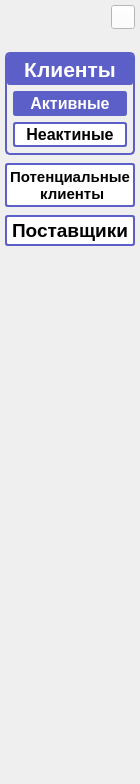
     <widget class="QWidget" name="widget" native="true">
      <property name="sizePolicy">
       <sizepolicy hsizetype="Expanding" vsizetype="Expanding">
        <horstretch>0</horstretch>
        <verstretch>0</verstretch>
       </sizepolicy>
      </property>
      <property name="minimumSize">
       <size>
        <width>140</width>
        <height>600</height>
       </size>
      </property>
      <property name="maximumSize">
       <size>
        <width>140</width>
        <height>16777215</height>
       </size>
      </property>
      <property name="styleSheet">
       <string notr="true">#widget{
background-color:rgba(235, 235, 235,1.0);
border-right:10px solid black;
border-color:qlineargradient(spread:pad, x1:0, y1:0, x2:1, y2:0, stop:0 rgba(235, 235, 235, 1.0), stop:1 rgba(217, 217, 217, 1.0));
}</string>
      </property>
      <layout class="QVBoxLayout" name="verticalLayout_37">
       <property name="spacing">
        <number>8</number>
       </property>
       <property name="leftMargin">
        <number>5</number>
       </property>
       <property name="topMargin">
        <number>5</number>
       </property>
       <property name="rightMargin">
        <number>5</number>
       </property>
       <property name="bottomMargin">
        <number>0</number>
       </property>
       <item>
        <layout class="QHBoxLayout" name="horizontalLayout_26">
         <item>
          <spacer name="horizontalSpacer_23">
           <property name="orientation">
            <enum>Qt::Horizontal</enum>
           </property>
           <property name="sizeHint" stdset="0">
            <size>
             <width>0</width>
             <height>20</height>
            </size>
           </property>
          </spacer>
         </item>
         <item>
          <widget class="QPushButton" name="pushButton_MainMenu">
           <property name="sizePolicy">
            <sizepolicy hsizetype="Fixed" vsizetype="Fixed">
             <horstretch>0</horstretch>
             <verstretch>0</verstretch>
            </sizepolicy>
           </property>
           <property name="minimumSize">
            <size>
             <width>24</width>
             <height>24</height>
            </size>
           </property>
           <property name="maximumSize">
            <size>
             <width>24</width>
             <height>24</height>
            </size>
           </property>
           <property name="styleSheet">
            <string notr="true">color:black;
background-color:white;</string>
           </property>
           <property name="text">
            <string/>
           </property>
           <property name="icon">
            <iconset resource="recources.qrc">
             <normaloff>:/images/images/arrow_left.png</normaloff>:/images/images/arrow_left.png</iconset>
           </property>
          </widget>
         </item>
        </layout>
       </item>
       <item>
        <spacer name="verticalSpacer_30">
         <property name="orientation">
          <enum>Qt::Vertical</enum>
         </property>
         <property name="sizeType">
          <enum>QSizePolicy::Fixed</enum>
         </property>
         <property name="sizeHint" stdset="0">
          <size>
           <width>20</width>
           <height>15</height>
          </size>
         </property>
        </spacer>
       </item>
       <item>
        <widget class="QFrame" name="frame_2">
         <property name="minimumSize">
          <size>
           <width>0</width>
           <height>0</height>
          </size>
         </property>
         <property name="styleSheet">
          <string notr="true">border: 2px solid rgb(91,95,199);
border-radius:5px;</string>
         </property>
         <property name="frameShape">
          <enum>QFrame::StyledPanel</enum>
         </property>
         <property name="frameShadow">
          <enum>QFrame::Raised</enum>
         </property>
         <layout class="QVBoxLayout" name="verticalLayout_45">
          <property name="spacing">
           <number>6</number>
          </property>
          <property name="leftMargin">
           <number>0</number>
          </property>
          <property name="topMargin">
           <number>0</number>
          </property>
          <property name="rightMargin">
           <number>0</number>
          </property>
          <property name="bottomMargin">
           <number>6</number>
          </property>
          <item>
           <widget class="QPushButton" name="pushButton_clients">
            <property name="sizePolicy">
             <sizepolicy hsizetype="Expanding" vsizetype="Fixed">
              <horstretch>0</horstretch>
              <verstretch>0</verstretch>
             </sizepolicy>
            </property>
            <property name="minimumSize">
             <size>
              <width>0</width>
              <height>31</height>
             </size>
            </property>
            <property name="font">
             <font>
              <pointsize>16</pointsize>
              <bold>true</bold>
             </font>
            </property>
            <property name="styleSheet">
             <string notr="true">QPushButton{color:white;
background-color:rgb(91,95,199);
border: 2px solid rgb(91,95,199);
border-radius:3px;
}

QPushButton:hover{ 
color:white;
background-color:rgb(68,71,145);
border: 2px solid rgb(91,95,199);
border-radius:3px;
}</string>
            </property>
            <property name="text">
             <string>Клиенты</string>
            </property>
           </widget>
          </item>
          <item>
           <layout class="QHBoxLayout" name="horizontalLayout_47">
            <property name="spacing">
             <number>0</number>
            </property>
            <property name="leftMargin">
             <number>6</number>
            </property>
            <property name="rightMargin">
             <number>6</number>
            </property>
            <item>
             <widget class="QPushButton" name="pushButton_activeClients">
              <property name="minimumSize">
               <size>
                <width>0</width>
                <height>25</height>
               </size>
              </property>
              <property name="maximumSize">
               <size>
                <width>16777215</width>
                <height>16777215</height>
               </size>
              </property>
              <property name="font">
               <font>
                <pointsize>12</pointsize>
                <bold>true</bold>
               </font>
              </property>
              <property name="layoutDirection">
               <enum>Qt::LeftToRight</enum>
              </property>
              <property name="styleSheet">
               <string notr="true">QPushButton{color:white;
background-color:rgb(91,95,199);
border: 2px solid rgb(91,95,199);
border-radius:3px;
}

QPushButton:hover{ 
color:white;
background-color:rgb(68,71,145);
border: 2px solid rgb(91,95,199);
border-radius:3px;
}</string>
              </property>
              <property name="text">
               <string>Активные</string>
              </property>
             </widget>
            </item>
           </layout>
          </item>
          <item>
           <layout class="QHBoxLayout" name="horizontalLayout_48">
            <property name="spacing">
             <number>0</number>
            </property>
            <property name="leftMargin">
             <number>6</number>
            </property>
            <property name="rightMargin">
             <number>6</number>
            </property>
            <property name="bottomMargin">
             <number>0</number>
            </property>
            <item>
             <widget class="QPushButton" name="pushButton_inactiveClients">
              <property name="minimumSize">
               <size>
                <width>0</width>
                <height>25</height>
               </size>
              </property>
              <property name="font">
               <font>
                <pointsize>12</pointsize>
                <bold>true</bold>
               </font>
              </property>
              <property name="styleSheet">
               <string notr="true">QPushButton{color:black;
background-color:white;
border: 2px solid rgb(91,95,199);
border-radius:3px;
}
QPushButton:hover{
Color:black;
background-color:rgb(217,217,217);
border: 2px solid rgb(91,95,199);
border-radius:3px;
}</string>
              </property>
              <property name="text">
               <string>Неактиные</string>
              </property>
             </widget>
            </item>
           </layout>
          </item>
         </layout>
        </widget>
       </item>
       <item>
        <widget class="QPushButton" name="pushButton_potencial_clients">
         <property name="sizePolicy">
          <sizepolicy hsizetype="Expanding" vsizetype="Fixed">
           <horstretch>0</horstretch>
           <verstretch>0</verstretch>
          </sizepolicy>
         </property>
         <property name="minimumSize">
          <size>
           <width>0</width>
           <height>44</height>
          </size>
         </property>
         <property name="font">
          <font>
           <pointsize>11</pointsize>
           <bold>true</bold>
          </font>
         </property>
         <property name="styleSheet">
          <string notr="true">QPushButton{color:black;
background-color:white;
border: 2px solid rgb(91,95,199);
border-radius:3px;

}
QPushButton:hover{
Color:black;
background-color:rgb(217,217,217);
border: 2px solid rgb(91,95,199);
border-radius:3px;
}</string>
         </property>
         <property name="text">
          <string>Потенциальные 
 клиенты</string>
         </property>
        </widget>
       </item>
       <item>
        <widget class="QPushButton" name="pushButton_providers">
         <property name="sizePolicy">
          <sizepolicy hsizetype="Expanding" vsizetype="Fixed">
           <horstretch>0</horstretch>
           <verstretch>0</verstretch>
          </sizepolicy>
         </property>
         <property name="minimumSize">
          <size>
           <width>0</width>
           <height>31</height>
          </size>
         </property>
         <property name="font">
          <font>
           <pointsize>14</pointsize>
           <bold>true</bold>
          </font>
         </property>
         <property name="styleSheet">
          <string notr="true">QPushButton{color:black;
background-color:white;
border: 2px solid rgb(91,95,199);
border-radius:3px;
}
QPushButton:hover{
Color:black;
background-color:rgb(217,217,217);
border: 2px solid rgb(91,95,199);
border-radius:3px;
}</string>
         </property>
         <property name="text">
          <string>Поставщики</string>
         </property>
        </widget>
       </item>
       <item>
        <spacer name="verticalSpacer_29">
         <property name="orientation">
          <enum>Qt::Vertical</enum>
         </property>
         <property name="sizeHint" stdset="0">
          <size>
           <width>20</width>
           <height>538</height>
          </size>
         </property>
        </spacer>
       </item>
      </layout>
     </widget>
